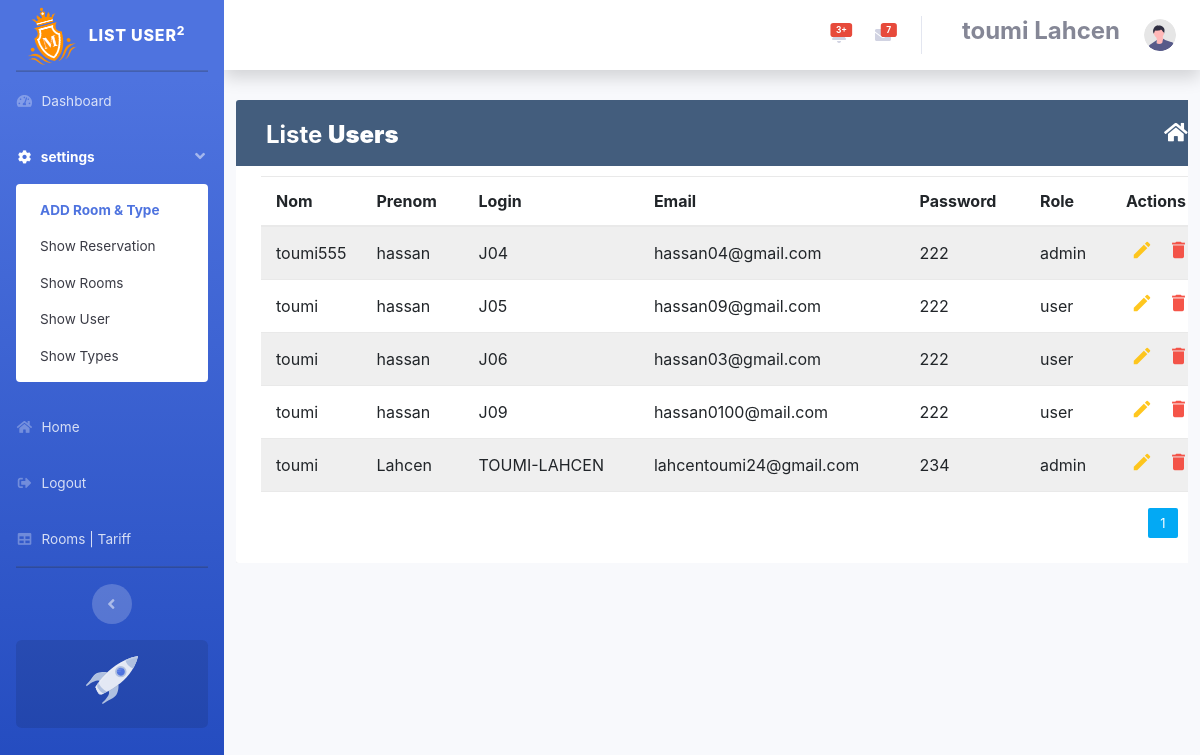
The page /MVC/ListeClient (signed in) on the database its author committed.
### tables this page shows
CREATE TABLE `utilisateur` (
  `login` varchar(100) NOT NULL,
  `nom` varchar(40) NOT NULL,
  `prenom` varchar(40) NOT NULL,
  `email` varchar(60) NOT NULL,
  `password` varchar(40) NOT NULL,
  `role` varchar(40) NOT NULL
);

### MVC/modelS/model.php (called while the page is built, shortened)
<?php
class ModelClient{
	public function requete($req, $type)
	{
		try{
		$con = new PDO("mysql:host=localhost;dbname=hotel1","root","");
		$data = null;
		if($type == 1){
			$result = $con->query($req);
			$data = $result->fetchAll(PDO::FETCH_OBJ);
		}else{
			$data = $con->exec($req);
		}
	}
	catch(PDOException $a){
	}
		return $data;
	}
}
 ?>

### MVC/views/ListeClientView.php (the view, shortened to what this page needs)
<?php
            include_once ("head2A.php");
      ?>  <?php
	  include_once ("meta&bootstrap.php");
?>
<body id="page-top">
<div id="wrapper">
<?php
include_once("nav.php");
?>
<div class="container-xl">
	<div class="table-responsive">
		<div class="table-wrapper">
			<div class="table-title">
				<div class="row">
					<div class="col-sm-6">
						<h2>Liste <b>Users</b></h2>
					</div>
					 <div class="col-sm-6">
			<a href="http://localhost/TP_11/MVC/Dashboard"
			class="btn btn-outline-primary" >
			<i class="fas fa-fw fa-home"></i></a>
					</div>
				</div>
			</div>
			<table class="table table-striped table-hover">
				<thead>
					<tr>
						<th>Nom</th>
						<th>Prenom</th>
						<th>Login</th>
						<th>Email</th>
						<th>Password</th>
						<th>Role</th>
						<th>Actions</th>
					</tr>
				</thead>
				<tbody>
						<?php
						foreach($lstCL as $i){
							echo "<tr>
							<td>$i->nom</td>
							<td>$i->prenom</td>
							<td>$i->login</td>
							<td>$i->email</td>
							<td>$i->password</td>
							<td>$i->role</td>
							<td>
								<a href='#Edit$i->login' class='edit' data-toggle='modal'>
								<i class='material-icons' data-toggle='tooltip' title='Edit'>&#xE254;</i></a>
								<a href='#delete$i->login' class='delete' data-toggle='modal'>
								<i class='material-icons' data-toggle='tooltip' title='Delete'>
								&#xE872;</i></a>
							</td>
						</tr>";
						}
						?>
				</tbody>
			</table>
			<div class="clearfix">
				<ul class="pagination">
					<?php
					for ($n=1; $n <= $nbpage; $n++) {
						if ($Pospage == $n) {
						echo '<li class="page-item active"><a href="http://localhost/TP_11/MVC/ListeClient?page='.$n.'"
						class="page-link">'.$n.'</a></li>';
						}else
						echo '<li class="page-item"><a href="http://localhost/TP_11/MVC/ListeClient?page='.$n.'"
						class="page-link">'.$n.'</a></li>';
					}
					?>
				</ul>
			</div>
		</div>
	</div>
</div>
</body>
</html>

### MVC/views/head2A.php (style rules this page uses)
body { color: #566787; background: #f5f5f5; font-family: 'Varela Round', sans-serif; font-size: 13px; }
.table-responsive { margin: 30px 0; }
.table-wrapper { background: #fff; padding: 20px 25px; border-radius: 3px; min-width: 1000px; box-shadow: 0 1px 1px rgba(0,0,0,.05); }
.table-title { padding-bottom: 15px; background: #435d7d; color: #fff; padding: 16px 30px; min-width: 100%; margin: -20px -25px 10px; border-radius: 3px 3px 0 0; }
.table-title h2 { margin: 5px 0 0; font-size: 24px; }
.table-title .btn { color: #fff; float: right; font-size: 13px; border: none; min-width: 50px; border-radius: 2px; border: none; outline: none !important; margin-left: 10px; }
.table-title .btn i { float: left; font-size: 21px; margin-right: 5px; }
table.table tr th, table.table tr td { border-color: #e9e9e9; padding: 12px 15px; vertical-align: middle; }
table.table tr th:first-child { width: 60px; }
table.table tr th:last-child { width: 100px; }
table.table-striped tbody tr:nth-of-type(odd) { background-color: #fcfcfc; }
table.table td:last-child i { opacity: 0.9; font-size: 22px; margin: 0 5px; }
table.table td a { font-weight: bold; color: #566787; display: inline-block; text-decoration: none; outline: none !important; }
table.table td a.edit { color: #FFC107; }
table.table td a.delete { color: #F44336; }
table.table td i { font-size: 19px; }
.pagination { float: right; margin: 0 0 5px; }
.pagination li a { border: none; font-size: 13px; min-width: 30px; min-height: 30px; color: #999; margin: 0 2px; line-height: 30px; border-radius: 2px !important; text-align: center; padding: 0 6px; }
.pagination li.active a, .pagination li.active a.page-link { background: #03A9F4; }

### MVC/views/meta&bootstrap.php (style rules this page uses)
body { font-family: 'Kanit';font-size: 15px; }

### rows shown on the page
utilisateur: nom "toumi555", prenom "hassan", login "J04", email "hassan04@gmail.com", password "222", role "admin"
utilisateur: nom "toumi", prenom "hassan", login "J05", email "hassan09@gmail.com", password "222", role "user"
utilisateur: nom "toumi", prenom "hassan", login "J06", email "hassan03@gmail.com", password "222", role "user"
utilisateur: nom "toumi", prenom "hassan", login "J09", email "hassan0100@mail.com", password "222", role "user"
utilisateur: nom "toumi", prenom "Lahcen", login "TOUMI-LAHCEN", email "lahcentoumi24@gmail.com", password "234", role "admin"

### other values the page prints
$title "LIST USER"
$_SESSION['Nom'] "toumi"
$_SESSION['Prenom'] "Lahcen"
